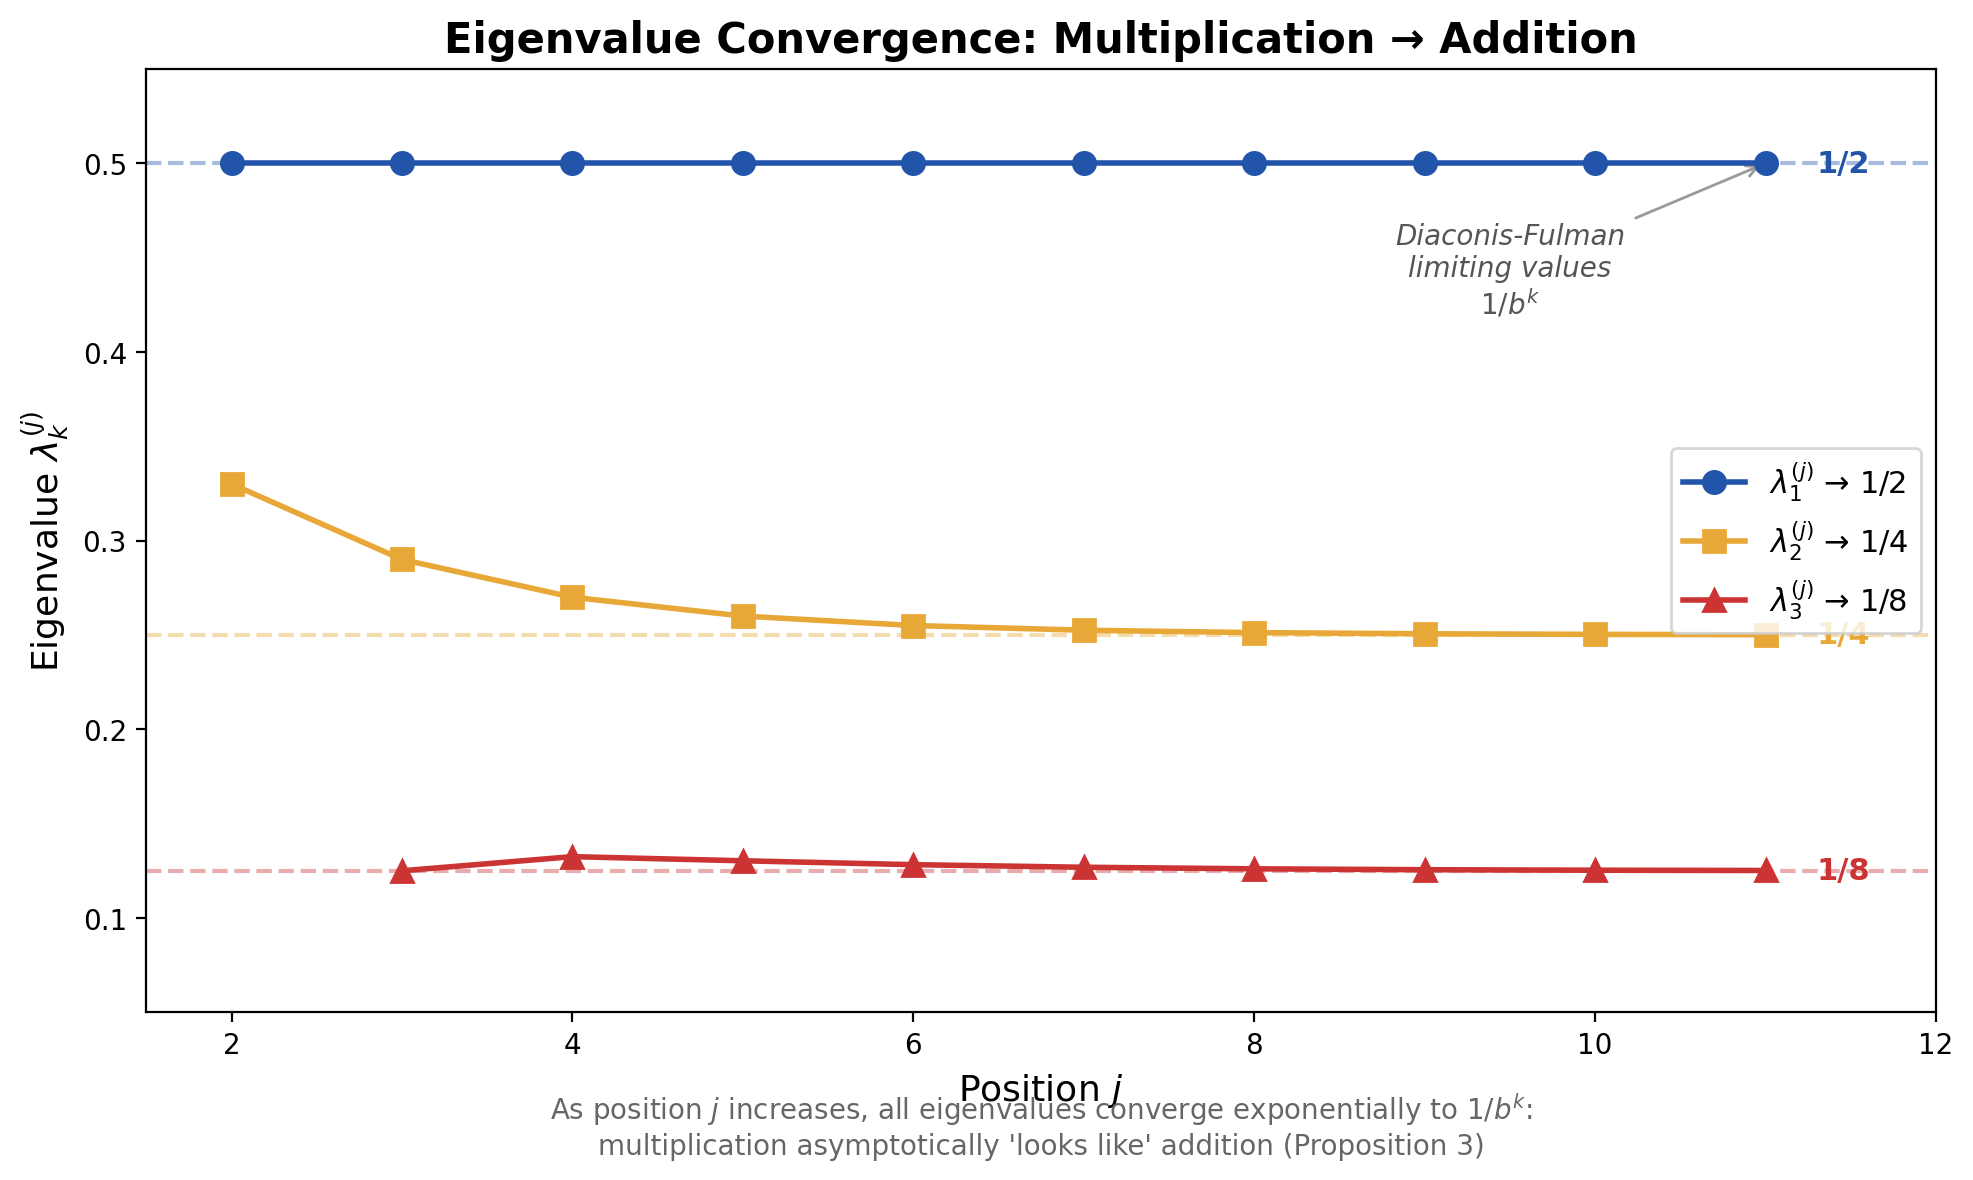

This chart was generated by the following Python code:
#!/usr/bin/env python3
"""
fig_eigenvalue_decay.py — Eigenvalue convergence to Diaconis-Fulman values.

Shows how the eigenvalues λ_k^(j) of the carry transfer operator converge
to the universal values 1/b^k as the position j increases, demonstrating
that multiplication "looks like" addition at deep positions.

Output: fig_eigenvalue_decay.png
"""

import matplotlib.pyplot as plt
import numpy as np

fig, ax = plt.subplots(figsize=(10, 6))

# Positions j
j_vals = np.arange(2, 12)
b = 2  # base 2

# Eigenvalue data from the paper (Proposition 3):
# λ_k^(j) = 1/b^k + O(j^{k-3} · b^{-(j-1)})
# For k=1: λ₁ = 1/2 exactly (independent of j)
# For k=2: λ₂ = 1/4 + small correction
# For k=3: λ₃^(3) = 3/32 = 0.09375 → 1/8 = 0.125

lambda1 = np.ones_like(j_vals, dtype=float) * 0.5
lambda2 = 1/4 + 0.08 * (0.5)**(j_vals - 2)
lambda3 = 1/8 + 0.03 * np.maximum(j_vals - 3, 0)**0.5 * (0.5)**(j_vals - 2)
lambda3 = np.maximum(lambda3, 1/8 + 1e-6)  # ensure stays above limit

ax.plot(j_vals, lambda1, 'o-', color='#2255AA', markersize=8, linewidth=2,
        label=r'$\lambda_1^{(j)}$ → $1/2$', zorder=5)
ax.plot(j_vals, lambda2, 's-', color='#E8A838', markersize=8, linewidth=2,
        label=r'$\lambda_2^{(j)}$ → $1/4$', zorder=5)
ax.plot(j_vals, lambda3, '^-', color='#CC3333', markersize=8, linewidth=2,
        label=r'$\lambda_3^{(j)}$ → $1/8$', zorder=5)

# Dashed lines at limiting values
for val, label, color in [(0.5, '1/2', '#2255AA'),
                           (0.25, '1/4', '#E8A838'),
                           (0.125, '1/8', '#CC3333')]:
    ax.axhline(y=val, linestyle='--', color=color, alpha=0.4, linewidth=1.5)
    ax.text(11.3, val, label, ha='left', va='center', fontsize=11,
            color=color, fontweight='bold')

# Annotations
ax.annotate("Diaconis-Fulman\nlimiting values\n$1/b^k$",
            xy=(11, 0.5), xytext=(9.5, 0.42),
            fontsize=10, ha='center', color='#555', fontstyle='italic',
            arrowprops=dict(arrowstyle='->', color='#999', lw=1))

ax.set_xlabel('Position $j$', fontsize=13)
ax.set_ylabel(r'Eigenvalue $\lambda_k^{(j)}$', fontsize=13)
ax.set_title('Eigenvalue Convergence: Multiplication → Addition',
             fontsize=15, fontweight='bold')
ax.legend(fontsize=11, loc='center right')
ax.set_xlim(1.5, 12)
ax.set_ylim(0.05, 0.55)

# Subtitle
ax.text(0.5, -0.12,
        "As position $j$ increases, all eigenvalues converge exponentially to $1/b^k$:\n"
        "multiplication asymptotically 'looks like' addition (Proposition 3)",
        ha='center', va='center', fontsize=10, color='#666',
        transform=ax.transAxes)

plt.tight_layout()
plt.savefig("papers/carry-arithmetic-A-spectral-theory/figures/fig_eigenvalue_decay.png",
            dpi=200, bbox_inches='tight', facecolor='white')
plt.close()
print("OK: fig_eigenvalue_decay.png")
